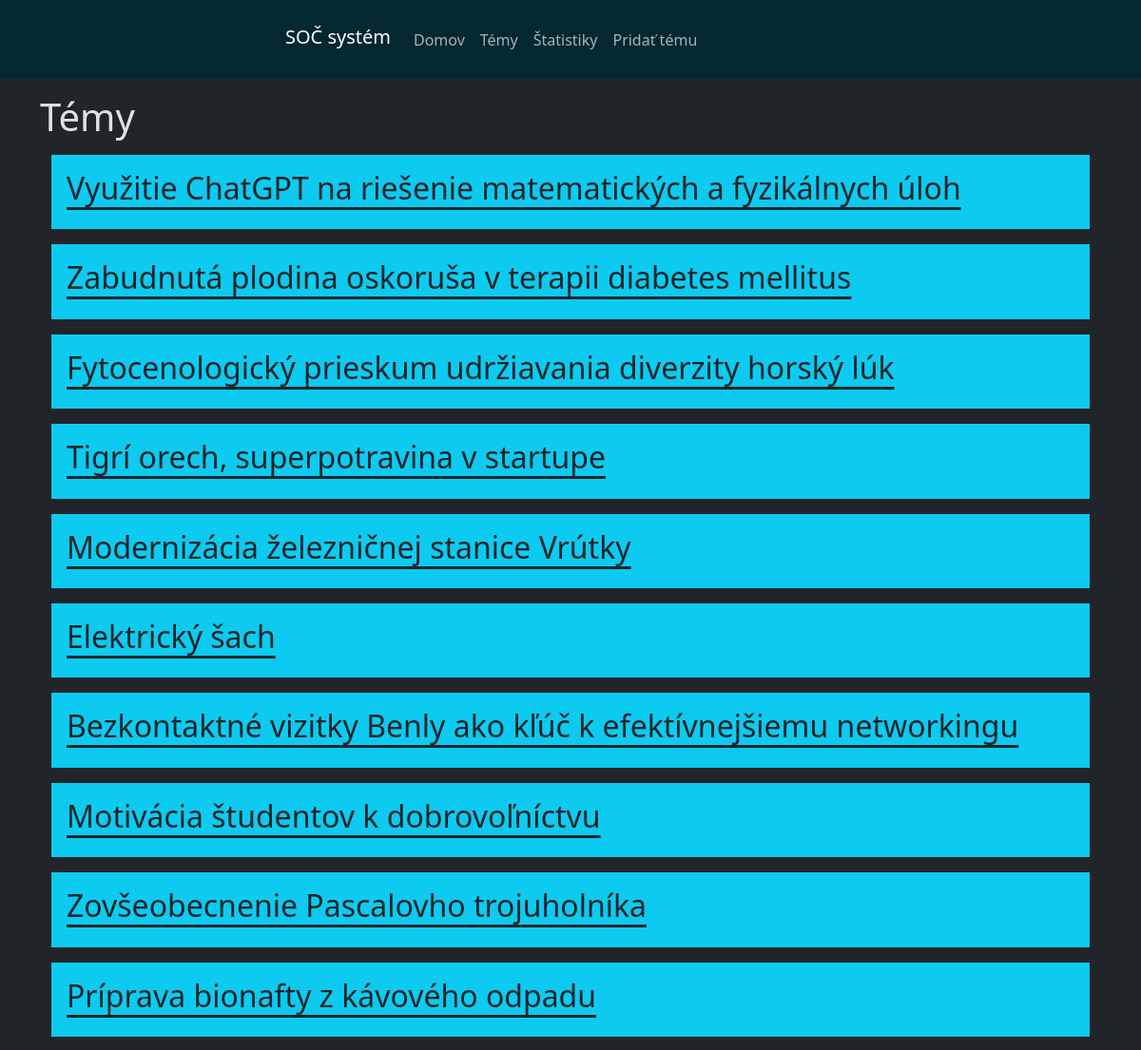
The page /soc/temy/ (upper part) on the database as committed earlier.
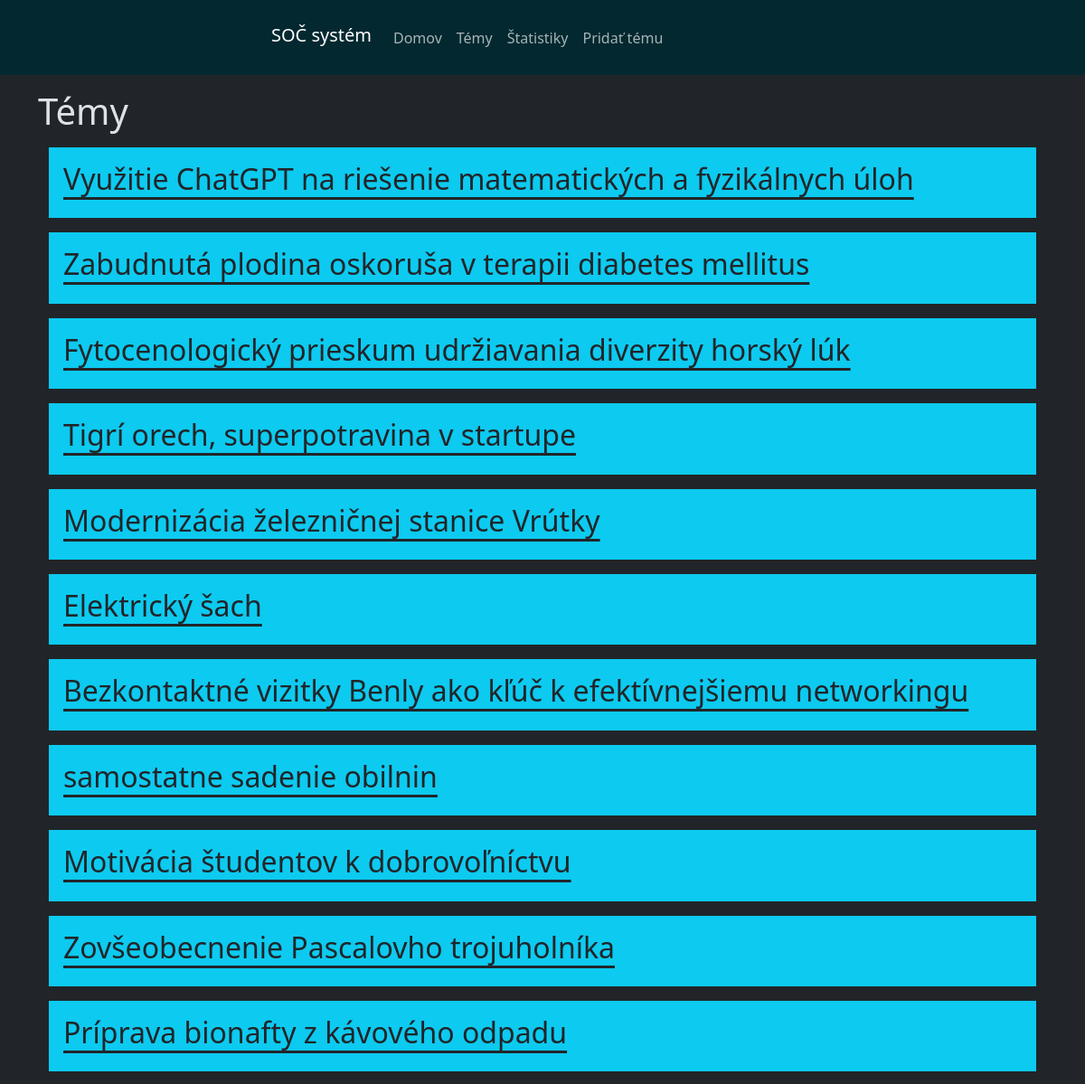
The same page on the database as committed later.
### soc/models.py (models this page shows, shortened)
class Tema(models.Model):
    nazov = models.CharField(max_length=100)
    popis = models.TextField()
    konzultant = models.ForeignKey(Ucitel, on_delete=models.CASCADE)
    student = models.ForeignKey(Student, on_delete=models.SET_NULL, null=True, blank=True)
    odbor = models.ForeignKey(Odbor, on_delete=models.CASCADE)
    dostupnost = models.ForeignKey(Dostupnost, on_delete=models.CASCADE)
    pocet_kontrol = models.IntegerField()

### soc/views.py (the view)
# urls.py: path('temy/', views.vypis_tem_samostatne, name='vypis-tem-samostatne'),
def vypis_tem_samostatne(request):
    temy = Tema.objects.all().order_by('dostupnost', 'id')
    return render(request, 'soc/temy.html', {'temy': temy})

### soc/templates/soc/temy.html (shortened to what this page needs)
{% extends "base.html" %}
{% block content %}
    <h1 class="my-3">Témy</h1>
    <div class="container mb-4">
        {% for tema in temy %}
            <div class="bg-info text-black p-3 mt-3">
                <h2><a href="{% url 'vypis-temy' id=tema.id %}" class="link-dark link-offset-2 link-underline-opacity-100 link-underline-opacity-25-hover">{{ tema.nazov }}</a></h2>
            </div>
        {% endfor %}
    </div>
{% endblock %}

Rows that differ between the two databases and show on the page:
added Tema: nazov "samostatne sadenie obilnin"
